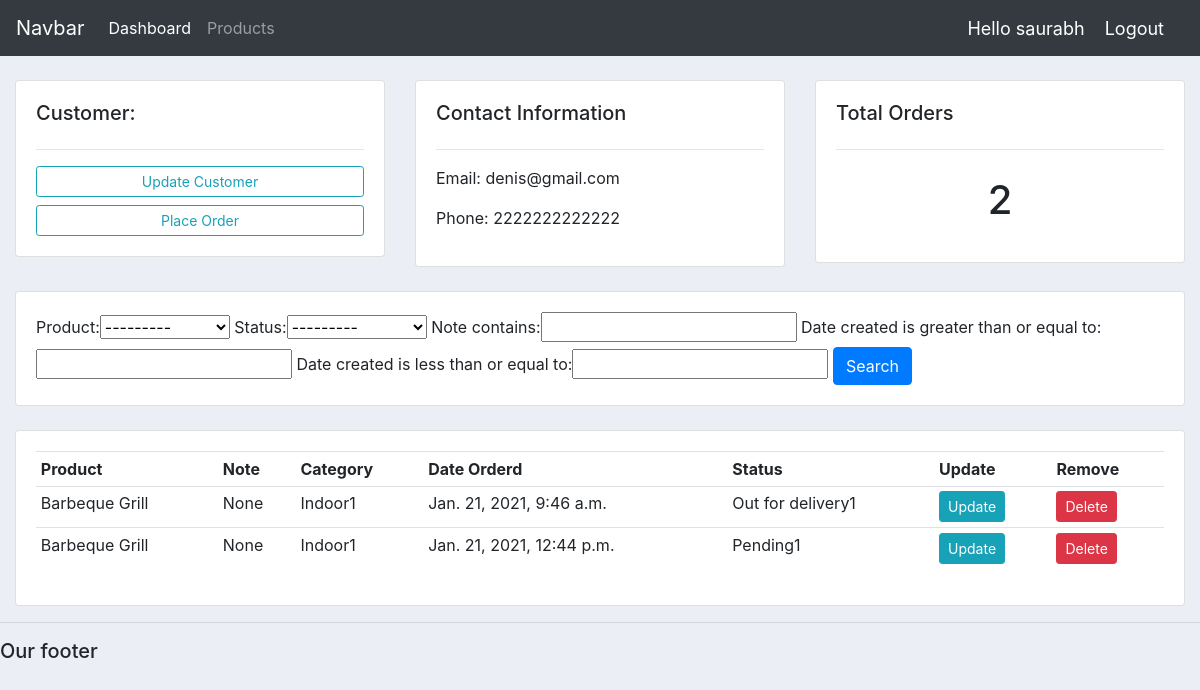
The page /customer/2/ (signed in) on the database its author committed.
### crmapp/models.py (models this page shows, shortened)
class Customer(models.Model):
    user = models.OneToOneField(User, null=True, on_delete=models.CASCADE)
    name = models.CharField(max_length=200, null=True)
    phone = models.CharField(max_length=200, null=True)
    email = models.CharField(max_length=200, null=True)
    profile_pic = models.ImageField(default="profile1.png", null=True, blank=True)
    date_created = models.DateTimeField(auto_now_add=True, null=True)

class Order(models.Model):
    STATUS = (
        ('Pending1', 'Pending'),
        ('Out for delivery1', 'Out for delivery'),
        ('Delivered1', 'Delivered'),
    )
    customer = models.ForeignKey(
        Customer, null=True, on_delete=models.SET_NULL)
    product = models.ForeignKey(Product, null=True, on_delete=models.SET_NULL)
    date_created = models.DateTimeField(auto_now_add=True, null=True)
    status = models.CharField(max_length=200, null=True, choices=STATUS)
    note = models.CharField(max_length=1000, null=True)

class Product(models.Model):
    CATEGORY = (
        ('Indoor1', 'Indoor'),
        ('Out Door1', 'Out Door'),
    )
    name = models.CharField(max_length=200, null=True)
    price = models.FloatField(null=True)
    category = models.CharField(max_length=200, null=True, choices=CATEGORY)
    description = models.CharField(max_length=200, null=True, blank=True)
    date_created = models.DateTimeField(auto_now_add=True, null=True)
    tags = models.ManyToManyField(Tag)
    def __str__(self):
        return self.name

### crmapp/decorators.py (the view)
        def wrapper_func(request, *args, **kwargs):
            group = None
            if request.user.groups.exists():
                group = request.user.groups.all()[0].name
            if group in allowed_roles:
                return view_func(request, *args, **kwargs)
            else:
                return HttpResponse('You are not authorized to view this page')

### crmapp/views.py (called while the page is built)
@login_required(login_url='login')
@allowed_users(allowed_roles=['admin'])
def customer(request, pk_test):
    customer = Customer.objects.get(id=pk_test)
    orders = customer.order_set.all()
    order_count = orders.count()
    myFilter = OrderFilter(request.GET, queryset=orders)
    orders = myFilter.qs
    context = {'customer': customer,
               'orders': orders, 'order_count': order_count, 'myFilter': myFilter}
    return render(request, 'crmapp/customer.html', context)

### crmapp/templates/crmapp/customer.html
{% extends 'crmapp/main.html' %}
{% block content %}
<br>
<div class="row">
    <div class="col-md">
        <div class="card card-body">
            <h5>Customer:</h5>
            <hr>
            <a class="btn btn-outline-info  btn-sm btn-block" href="{% url 'customer' customer.id %}">Update
                Customer</a>
            <a class="btn btn-outline-info  btn-sm btn-block" href="{% url 'create_order' customer.id %}">Place
                Order</a>
        </div>
    </div>
    <div class="col-md">
        <div class="card card-body">
            <h5>Contact Information</h5>
            <hr>
            <p>Email: {{customer.email}}</p>
            <p>Phone: {{customer.phone}}</p>
        </div>
    </div>
    <div class="col-md">
        <div class="card card-body">
            <h5>Total Orders</h5>
            <hr>
            <h1 style="text-align: center;padding: 10px">{{order_count}}</h1>
        </div>
    </div>
</div>
<br>
<div class="row">
    <div class="col">
        <div class="card card-body">
            <form method="get">
                {{myFilter.form}}
                <button class="btn btn-primary" type="submit">Search</button>
            </form>
        </div>
    </div>
</div>
<br>
<div class="row">
    <div class="col-md">
        <div class="card card-body">
            <table class="table table-sm">
                <tr>
                    <th>Product</th>
                    <th>Note</th>
                    <th>Category</th>
                    <th>Date Orderd</th>
                    <th>Status</th>
                    <th>Update</th>
                    <th>Remove</th>
                </tr>
                {% for order in orders %}
                <tr>
                    <td>{{order.product}}</td>
                    <td>{{order.note}}</td>
                    <td>{{order.product.category}}</td>
                    <td>{{order.date_created}}</td>
                    <td>{{order.status}}</td>
                    <td><a class='btn btn-sm btn-info' href="{% url 'update_order' order.id %}">Update</a></td>
                    <td><a class='btn btn-sm btn-danger' href="{% url 'delete_order' order.id %}">Delete</a></td>
                </tr>
                {% endfor %}
            </table>
        </div>
    </div>
</div>
{% endblock %}

### crmapp/templates/crmapp/navbar.html (shortened to what this page needs)
{% load static %}
<nav class="navbar navbar-expand-lg navbar-dark bg-dark">
  <a class="navbar-brand" href="{% url 'home' %}">Navbar</a>
  <div class="collapse navbar-collapse" id="navbarNav">
    <ul class="navbar-nav">
      {% if request.user.is_staff %}
      <li class="nav-item active">
        <a class="nav-link" href="{% url 'home' %}">Dashboard</a>
      </li>
      <li class="nav-item">
        <a class="nav-link" href="{% url 'products' %}">Products</a>
      </li>
      {% else %}
      <li class="nav-item">
        <a class="nav-link" href="{% url 'account' %}">Settings</a>
      </li>
      {% endif %}
    </ul>
  </div>
  <span class="hello-msg">Hello {{request.user}}</span>
  <span><a class="hello-msg" href="{% url 'logout' %}">Logout</a></span>
</nav>

### static/css/main.css (style rules this page uses)
body { background-color: #ebeff5; }

### crmapp/templates/crmapp/navbar.html (style rules this page uses)
.hello-msg { font-size: 18px; color: #fff; margin-right: 20px; }

### rows shown on the page
Customer: email "denis@gmail.com", phone "2222222222222"
Order: product "Barbeque Grill", note "None", product.category "Indoor1", date_created "Jan. 21, 2021, 9:46 a.m.", status "Out for delivery1"
Order: product "Barbeque Grill", note "None", product.category "Indoor1", date_created "Jan. 21, 2021, 12:44 p.m.", status "Pending1"

### other values the page prints
{{ request.user }} "saurabh"
{{ order_count }} "2"
